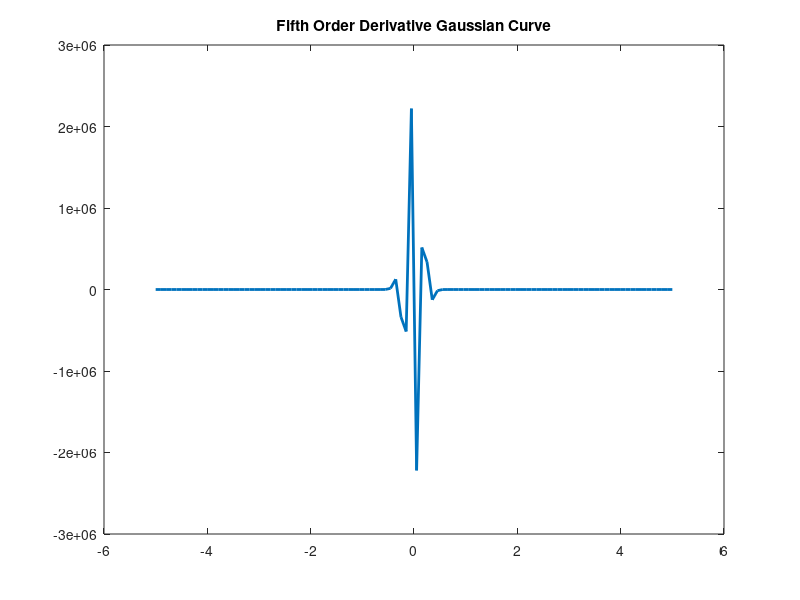

Here is the MATLAB script that generated this plot:
% Parameters of Gaussian curve
mu = 0;
sigma = 0.1; 

% Generate x value
x = linspace(-5,5,100);

% Gaussian curve
y = exp( -(((x - mu).^2) / (2*(sigma.^2))) )/(sigma*sqrt(2*pi));

% Derivative 1 of Gaussian curve
y1 = -((x-mu).*y) / (sigma^2);

% Derivative 2 of Gaussian curve
y2 = (-x.*y1 - y + mu.*y1)/(sigma.^2);

% Derivate 3 of Gaussian curve
y3 = (-x.*y2 - 2*y1 + mu.*y2)/(sigma.^2);

% Derivative 4 of Gaussian curve
y4 = (-x.*y3 - 3*y2 + mu.*y3)/(sigma.^2);

% Derivative 5 of Gaussian curve
y5 = (-x.*y4 - 4*y3 + mu.*y4)/(sigma.^2);

% Plot
figure;
plot(x,y5,'LineWidth',2);
title('Fifth Order Derivative Gaussian Curve');


